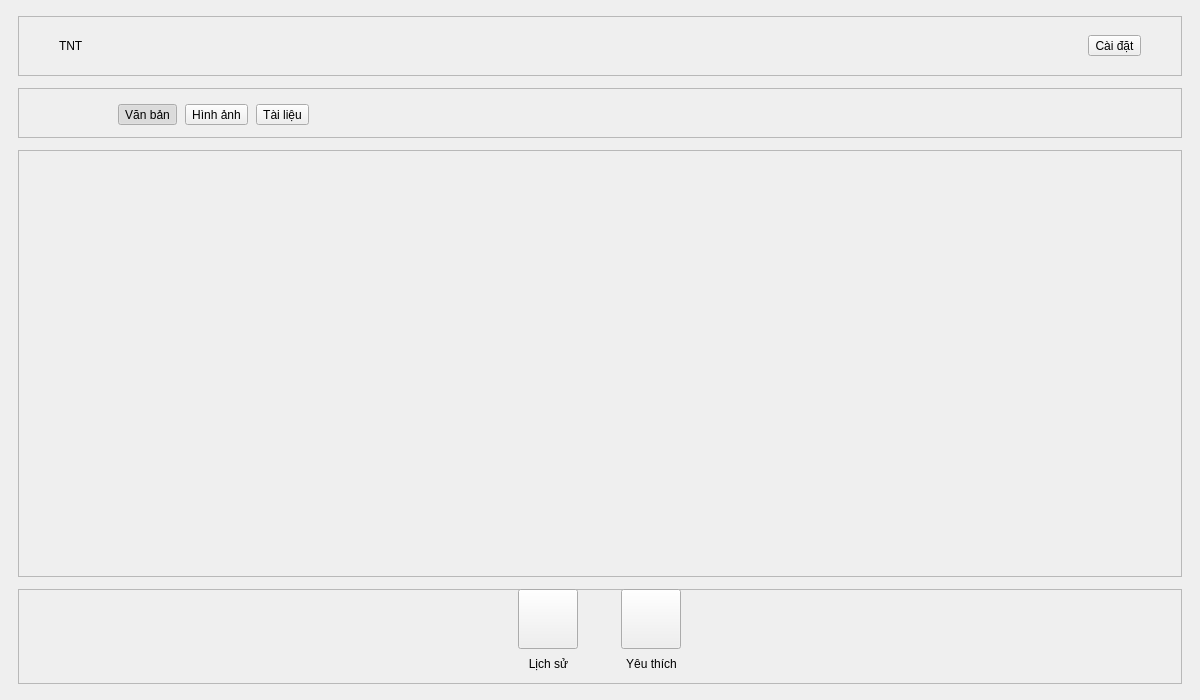
<?xml version="1.0" encoding="UTF-8"?>
<ui version="4.0">
 <class>MainWindow</class>
 <widget class="QMainWindow" name="MainWindow">
  <property name="geometry">
   <rect>
    <x>0</x>
    <y>0</y>
    <width>1200</width>
    <height>700</height>
   </rect>
  </property>
  <property name="minimumSize">
   <size>
    <width>1200</width>
    <height>700</height>
   </size>
  </property>
  <property name="windowTitle">
   <string>MainWindow</string>
  </property>
  <widget class="QWidget" name="centralwidget">
   <layout class="QVBoxLayout" name="verticalLayout">
    <property name="spacing">
     <number>12</number>
    </property>
    <property name="leftMargin">
     <number>18</number>
    </property>
    <property name="topMargin">
     <number>16</number>
    </property>
    <property name="rightMargin">
     <number>18</number>
    </property>
    <property name="bottomMargin">
     <number>16</number>
    </property>
    <item>
     <widget class="QFrame" name="headerFrame">
      <property name="minimumSize">
       <size>
        <width>0</width>
        <height>60</height>
       </size>
      </property>
      <property name="maximumSize">
       <size>
        <width>16777215</width>
        <height>60</height>
       </size>
      </property>
      <property name="frameShape">
       <enum>QFrame::Shape::StyledPanel</enum>
      </property>
      <property name="frameShadow">
       <enum>QFrame::Shadow::Raised</enum>
      </property>
      <layout class="QHBoxLayout" name="horizontalLayout">
       <property name="leftMargin">
        <number>40</number>
       </property>
       <property name="rightMargin">
        <number>40</number>
       </property>
       <item>
        <widget class="QLabel" name="logoLabel">
         <property name="text">
          <string>TNT</string>
         </property>
        </widget>
       </item>
       <item>
        <spacer name="horizontalSpacer">
         <property name="orientation">
          <enum>Qt::Orientation::Horizontal</enum>
         </property>
         <property name="sizeHint" stdset="0">
          <size>
           <width>673</width>
           <height>20</height>
          </size>
         </property>
        </spacer>
       </item>
       <item>
        <widget class="QToolButton" name="settingsButton">
         <property name="text">
          <string>Cài đặt</string>
         </property>
        </widget>
       </item>
      </layout>
     </widget>
    </item>
    <item>
     <widget class="QFrame" name="modeFrame">
      <property name="minimumSize">
       <size>
        <width>0</width>
        <height>50</height>
       </size>
      </property>
      <property name="maximumSize">
       <size>
        <width>16777215</width>
        <height>50</height>
       </size>
      </property>
      <property name="frameShape">
       <enum>QFrame::Shape::StyledPanel</enum>
      </property>
      <property name="frameShadow">
       <enum>QFrame::Shadow::Raised</enum>
      </property>
      <widget class="QWidget" name="modeControls" native="true">
       <property name="geometry">
        <rect>
         <x>100</x>
         <y>6</y>
         <width>255</width>
         <height>41</height>
        </rect>
       </property>
       <layout class="QHBoxLayout" name="horizontalLayout_2">
        <property name="spacing">
         <number>8</number>
        </property>
        <property name="leftMargin">
         <number>0</number>
        </property>
        <property name="topMargin">
         <number>0</number>
        </property>
        <property name="rightMargin">
         <number>0</number>
        </property>
        <property name="bottomMargin">
         <number>0</number>
        </property>
        <item>
         <widget class="QToolButton" name="textModeButton">
          <property name="text">
           <string>Văn bản</string>
          </property>
          <property name="checkable">
           <bool>true</bool>
          </property>
          <property name="checked">
           <bool>true</bool>
          </property>
         </widget>
        </item>
        <item>
         <widget class="QToolButton" name="imageModeButton">
          <property name="text">
           <string>Hình ảnh</string>
          </property>
          <property name="checkable">
           <bool>true</bool>
          </property>
         </widget>
        </item>
        <item>
         <widget class="QToolButton" name="documentModeButton">
          <property name="text">
           <string>Tài liệu</string>
          </property>
          <property name="checkable">
           <bool>true</bool>
          </property>
         </widget>
        </item>
        <item>
         <spacer name="horizontalSpacer_2">
          <property name="orientation">
           <enum>Qt::Orientation::Horizontal</enum>
          </property>
          <property name="sizeHint" stdset="0">
           <size>
            <width>52</width>
            <height>20</height>
           </size>
          </property>
         </spacer>
        </item>
       </layout>
      </widget>
     </widget>
    </item>
    <item>
     <widget class="QFrame" name="contentHost">
      <property name="sizePolicy">
       <sizepolicy hsizetype="Expanding" vsizetype="Expanding">
        <horstretch>0</horstretch>
        <verstretch>0</verstretch>
       </sizepolicy>
      </property>
      <property name="frameShape">
       <enum>QFrame::Shape::StyledPanel</enum>
      </property>
      <property name="frameShadow">
       <enum>QFrame::Shadow::Raised</enum>
      </property>
     </widget>
    </item>
    <item>
     <widget class="QFrame" name="bottomNavFrame">
      <property name="minimumSize">
       <size>
        <width>0</width>
        <height>95</height>
       </size>
      </property>
      <property name="maximumSize">
       <size>
        <width>16777215</width>
        <height>95</height>
       </size>
      </property>
      <property name="frameShape">
       <enum>QFrame::Shape::StyledPanel</enum>
      </property>
      <property name="frameShadow">
       <enum>QFrame::Shadow::Raised</enum>
      </property>
      <widget class="QWidget" name="footerControls" native="true">
       <property name="geometry">
        <rect>
         <x>487</x>
         <y>0</y>
         <width>190</width>
         <height>86</height>
        </rect>
       </property>
       <layout class="QHBoxLayout" name="horizontalLayout_3">
        <property name="spacing">
         <number>16</number>
        </property>
        <property name="leftMargin">
         <number>0</number>
        </property>
        <property name="topMargin">
         <number>0</number>
        </property>
        <property name="rightMargin">
         <number>0</number>
        </property>
        <property name="bottomMargin">
         <number>0</number>
        </property>
        <item>
         <widget class="QWidget" name="historyNavItem" native="true">
          <layout class="QVBoxLayout" name="verticalLayout_2">
           <property name="spacing">
            <number>4</number>
           </property>
           <property name="leftMargin">
            <number>0</number>
           </property>
           <property name="topMargin">
            <number>0</number>
           </property>
           <property name="rightMargin">
            <number>0</number>
           </property>
           <property name="bottomMargin">
            <number>0</number>
           </property>
           <item alignment="Qt::AlignmentFlag::AlignHCenter">
            <widget class="QToolButton" name="historyButton">
             <property name="minimumSize">
              <size>
               <width>60</width>
               <height>60</height>
              </size>
             </property>
             <property name="maximumSize">
              <size>
               <width>60</width>
               <height>60</height>
              </size>
             </property>
             <property name="text">
              <string/>
             </property>
            </widget>
           </item>
           <item>
            <widget class="QLabel" name="historyLabel">
             <property name="text">
              <string>Lịch sử</string>
             </property>
             <property name="alignment">
              <set>Qt::AlignmentFlag::AlignCenter</set>
             </property>
            </widget>
           </item>
          </layout>
         </widget>
        </item>
        <item>
         <widget class="QWidget" name="favoritesNavItem" native="true">
          <layout class="QVBoxLayout" name="verticalLayout_3">
           <property name="spacing">
            <number>4</number>
           </property>
           <property name="leftMargin">
            <number>0</number>
           </property>
           <property name="topMargin">
            <number>0</number>
           </property>
           <property name="rightMargin">
            <number>0</number>
           </property>
           <property name="bottomMargin">
            <number>0</number>
           </property>
           <item alignment="Qt::AlignmentFlag::AlignHCenter">
            <widget class="QToolButton" name="favoritesButton">
             <property name="minimumSize">
              <size>
               <width>60</width>
               <height>60</height>
              </size>
             </property>
             <property name="maximumSize">
              <size>
               <width>60</width>
               <height>60</height>
              </size>
             </property>
             <property name="text">
              <string/>
             </property>
            </widget>
           </item>
           <item>
            <widget class="QLabel" name="favoritesLabel">
             <property name="text">
              <string>Yêu thích</string>
             </property>
             <property name="alignment">
              <set>Qt::AlignmentFlag::AlignCenter</set>
             </property>
            </widget>
           </item>
          </layout>
         </widget>
        </item>
       </layout>
      </widget>
     </widget>
    </item>
   </layout>
  </widget>
 </widget>
 <resources/>
 <connections/>
</ui>
